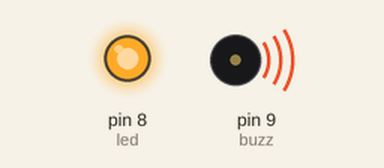
A sketch run on a simulated Arduino Uno, built with avr-gcc and run on an emulated ATmega328P. Shown: output pins drawn as LEDs (lit = HIGH), buzzer (waves = sounding).

Above: at 0.2 s.
At 3.8 s:
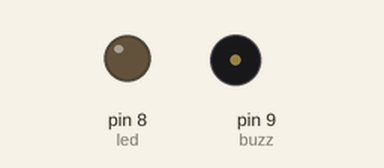
Timing chart, 0 to 5.6 s (numbered marks = the images above):
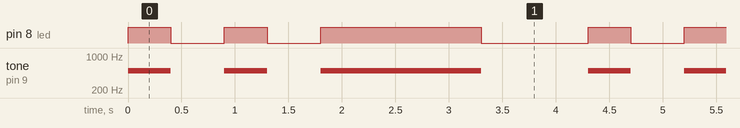

Measured:
- by itself, pin 8 (led): repeats every 4.3 s: LOW 0.50 s, HIGH 0.40 s, LOW 0.50 s, HIGH 1.5 s, LOW 1.0 s, HIGH 0.40 s
- by itself, tone on pin 9 (buzz): repeats every 4.3 s: silent 0.50 s, 500 Hz 0.40 s, silent 0.50 s, 500 Hz 1.5 s, silent 1.0 s, 500 Hz 0.40 s

The sketch:

activity_4.ino
```cpp
int led = 8;
int buzz = 9;
void setup() {
  // put your setup code here, to run once:
  pinMode(buzz, OUTPUT);
  pinMode(led, OUTPUT);
}

void loop() {
  // put your main code here, to run repeatedly:

  tone(buzz, 500);
  digitalWrite(led, HIGH);
  delay(400);
  noTone(buzz);
  digitalWrite(led, LOW);
  delay(500);

  tone(buzz, 500);
  digitalWrite(led, HIGH);
  delay(400);
  noTone(buzz);
  digitalWrite(led, LOW);
  delay(500);

  tone(buzz, 500);
  digitalWrite(led, HIGH);
  delay(1500);
  noTone(buzz);
  digitalWrite(led, LOW);
  delay(1000);
}
```
